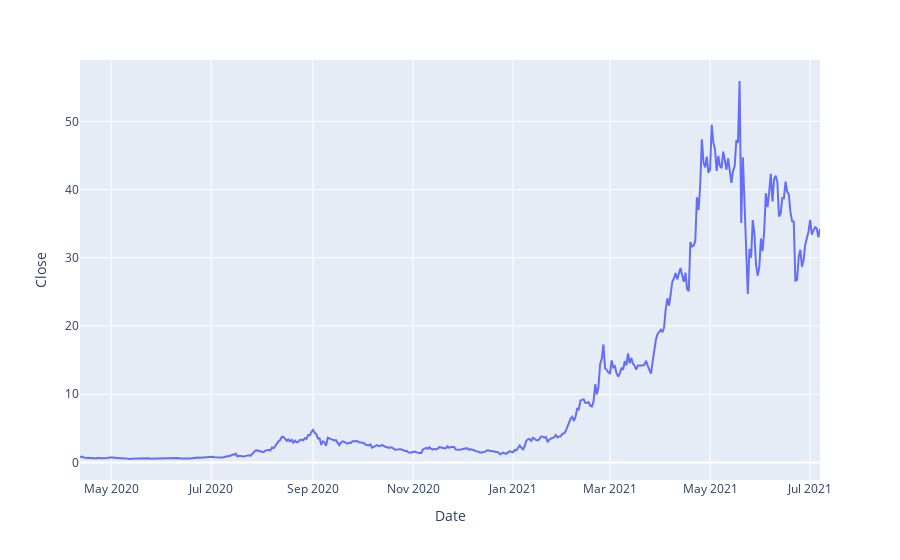

Notebook code cell kept with this figure:
### Code cell
fig = px.line(data, x='Date', y="Close")
fig.show();

### Figure 1 — Plotly figure (JSON) as saved in the notebook; plotly's stock layout.template omitted (floating-point values rounded to 4 significant figures; data arrays with more than 128 entries replaced by an {"elided": "..."} marker saying what was removed)
{"data": [{"hovertemplate": "Date=%{x}<br>Close=%{y}<extra></extra>", "legendgroup": "", "line": {"color": "#636efa", "dash": "solid"}, "marker": {"symbol": "circle"}, "mode": "lines", "name": "", "orientation": "v", "showlegend": false, "x": {"elided": "452 str values"}, "xaxis": "x", "y": {"elided": "452 float values"}, "yaxis": "y", "type": "scatter"}], "layout": {"xaxis": {"anchor": "y", "domain": [0, 1], "title": {"text": "Date"}}, "yaxis": {"anchor": "x", "domain": [0, 1], "title": {"text": "Close"}}, "legend": {"tracegroupgap": 0}, "margin": {"t": 60}}}
